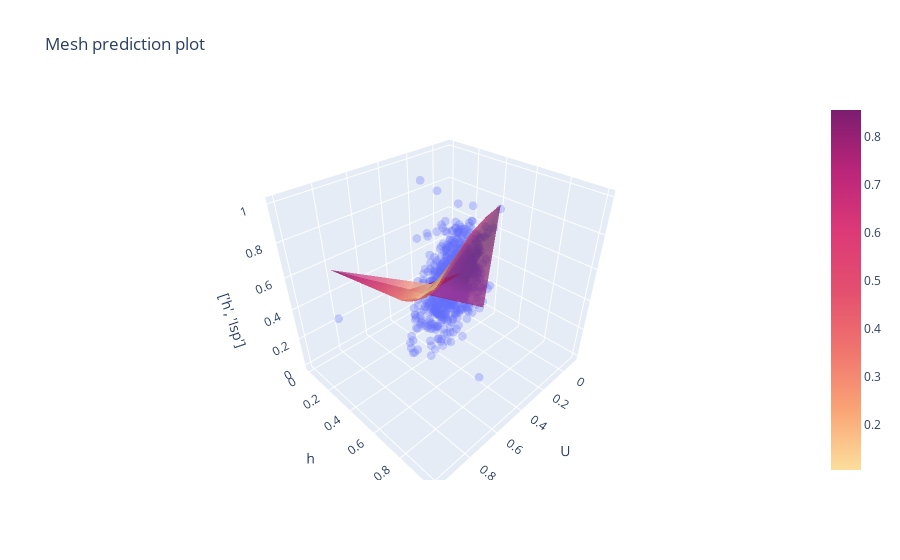

Notebook source saved alongside this figure:
### Code cell
from nets.HET_dense import dense
net = dense()
net.feature_gen()
net.compile(columns=(1,3,3,5))
net.train(epochs=20)
net.plot3d()

### Figure 1 — Plotly figure (JSON) as saved in the notebook; plotly's stock layout.template omitted (floating-point values rounded to 4 significant figures; data arrays with more than 128 entries replaced by an {"elided": "..."} marker saying what was removed)
{"data": [{"hovertemplate": "U=%{x}<br>h=%{y}<br>['h', 'Isp']=%{z}<extra></extra>", "legendgroup": "", "marker": {"color": "#636efa", "opacity": 0.3, "size": 3, "symbol": "circle"}, "mode": "markers", "name": "", "scene": "scene", "showlegend": false, "type": "scatter3d", "x": {"elided": "800 float values"}, "y": {"elided": "800 float values"}, "z": {"elided": "800 float values"}}, {"colorscale": [[0, "rgb(252, 222, 156)"], [0.1667, "rgb(250, 164, 118)"], [0.3333, "rgb(240, 116, 110)"], [0.5, "rgb(227, 79, 111)"], [0.6667, "rgb(220, 57, 119)"], [0.8333, "rgb(185, 37, 122)"], [1, "rgb(124, 29, 111)"]], "intensity": {"elided": "800 float values"}, "opacity": 0.7, "type": "mesh3d", "x": {"elided": "800 float values"}, "y": {"elided": "800 float values"}, "z": {"elided": "800 float values"}}], "layout": {"legend": {"tracegroupgap": 0}, "plot_bgcolor": "#888888", "scene": {"domain": {"x": [0, 1], "y": [0, 1]}, "xaxis": {"title": {"text": "U"}}, "yaxis": {"title": {"text": "h"}}, "zaxis": {"title": {"text": "['h', 'Isp']"}}}, "title": {"text": "Mesh prediction plot"}}}
